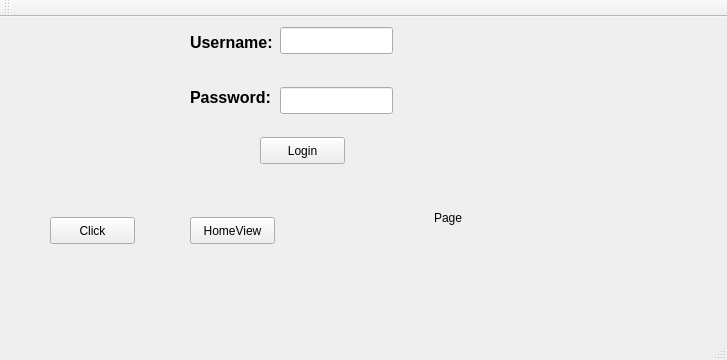
<?xml version="1.0" encoding="UTF-8"?>
<ui version="4.0">
 <class>MainWindow</class>
 <widget class="QMainWindow" name="MainWindow">
  <property name="geometry">
   <rect>
    <x>0</x>
    <y>0</y>
    <width>727</width>
    <height>360</height>
   </rect>
  </property>
  <property name="windowTitle">
   <string>MainWindow</string>
  </property>
  <widget class="QWidget" name="centralWidget">
   <widget class="QPushButton" name="pushButton">
    <property name="geometry">
     <rect>
      <x>50</x>
      <y>200</y>
      <width>85</width>
      <height>27</height>
     </rect>
    </property>
    <property name="text">
     <string>Click</string>
    </property>
   </widget>
   <widget class="QPushButton" name="pushButton_2">
    <property name="geometry">
     <rect>
      <x>190</x>
      <y>200</y>
      <width>85</width>
      <height>27</height>
     </rect>
    </property>
    <property name="text">
     <string>HomeView</string>
    </property>
   </widget>
   <widget class="QLineEdit" name="lineEdit">
    <property name="geometry">
     <rect>
      <x>280</x>
      <y>70</y>
      <width>113</width>
      <height>27</height>
     </rect>
    </property>
    <property name="echoMode">
     <enum>QLineEdit::Password</enum>
    </property>
   </widget>
   <widget class="QLineEdit" name="lineEdit_2">
    <property name="geometry">
     <rect>
      <x>280</x>
      <y>10</y>
      <width>113</width>
      <height>27</height>
     </rect>
    </property>
   </widget>
   <widget class="QLabel" name="label">
    <property name="geometry">
     <rect>
      <x>190</x>
      <y>10</y>
      <width>91</width>
      <height>31</height>
     </rect>
    </property>
    <property name="font">
     <font>
      <pointsize>12</pointsize>
      <weight>75</weight>
      <bold>true</bold>
     </font>
    </property>
    <property name="text">
     <string>Username:</string>
    </property>
    <property name="textFormat">
     <enum>Qt::PlainText</enum>
    </property>
   </widget>
   <widget class="QLabel" name="label_2">
    <property name="geometry">
     <rect>
      <x>190</x>
      <y>70</y>
      <width>91</width>
      <height>20</height>
     </rect>
    </property>
    <property name="font">
     <font>
      <pointsize>12</pointsize>
      <weight>75</weight>
      <bold>true</bold>
     </font>
    </property>
    <property name="text">
     <string>Password:</string>
    </property>
   </widget>
   <widget class="QPushButton" name="pushButton_3">
    <property name="geometry">
     <rect>
      <x>260</x>
      <y>120</y>
      <width>85</width>
      <height>27</height>
     </rect>
    </property>
    <property name="text">
     <string>Login</string>
    </property>
   </widget>
   <widget class="QLabel" name="label_3">
    <property name="geometry">
     <rect>
      <x>560</x>
      <y>0</y>
      <width>151</width>
      <height>111</height>
     </rect>
    </property>
    <property name="text">
     <string/>
    </property>
    <property name="pixmap">
     <pixmap>../0f47a984fd32f7563eb5b3d8ce4f4ca6.jpg</pixmap>
    </property>
   </widget>
   <widget class="QLabel" name="web">
    <property name="geometry">
     <rect>
      <x>434</x>
      <y>120</y>
      <width>251</width>
      <height>161</height>
     </rect>
    </property>
    <property name="text">
     <string>Page</string>
    </property>
   </widget>
  </widget>
  <widget class="QMenuBar" name="menuBar">
   <property name="geometry">
    <rect>
     <x>0</x>
     <y>0</y>
     <width>727</width>
     <height>27</height>
    </rect>
   </property>
  </widget>
  <widget class="QToolBar" name="mainToolBar">
   <attribute name="toolBarArea">
    <enum>TopToolBarArea</enum>
   </attribute>
   <attribute name="toolBarBreak">
    <bool>false</bool>
   </attribute>
  </widget>
  <widget class="QStatusBar" name="statusBar"/>
 </widget>
 <layoutdefault spacing="6" margin="11"/>
 <resources/>
 <connections/>
</ui>
